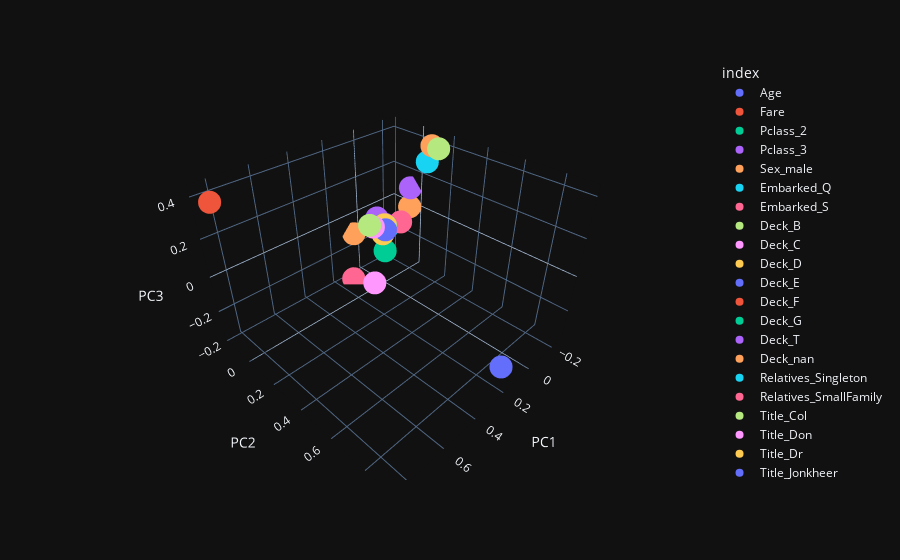

Notebook code for this chart:
### Markdown cell above
#### Features Plot

### Code cell
feature_label = df_feature_score.index

fig = px.scatter_3d(df_feature_score, x="PC1", y="PC2", z="PC3", color=feature_label, template = "plotly_dark")
fig.show()

### Figure 1 — Plotly figure (JSON) as saved in the notebook; plotly's stock layout.template omitted (floating-point values rounded to 4 significant figures)
{"data": [{"hovertemplate": "index=Age<br>PC1=%{x}<br>PC2=%{y}<br>PC3=%{z}<extra></extra>", "legendgroup": "Age", "marker": {"color": "#636efa", "symbol": "circle"}, "mode": "markers", "name": "Age", "scene": "scene", "showlegend": true, "type": "scatter3d", "x": [0.2003], "y": [0.9136], "z": [-0.2412]}, {"hovertemplate": "index=Fare<br>PC1=%{x}<br>PC2=%{y}<br>PC3=%{z}<extra></extra>", "legendgroup": "Fare", "marker": {"color": "#EF553B", "symbol": "circle"}, "mode": "markers", "name": "Fare", "scene": "scene", "showlegend": true, "type": "scatter3d", "x": [0.8478], "y": [-0.1125], "z": [0.402]}, {"hovertemplate": "index=Pclass_2<br>PC1=%{x}<br>PC2=%{y}<br>PC3=%{z}<extra></extra>", "legendgroup": "Pclass_2", "marker": {"color": "#00cc96", "symbol": "circle"}, "mode": "markers", "name": "Pclass_2", "scene": "scene", "showlegend": true, "type": "scatter3d", "x": [-0.01498], "y": [-0.01391], "z": [-0.1784]}, {"hovertemplate": "index=Pclass_3<br>PC1=%{x}<br>PC2=%{y}<br>PC3=%{z}<extra></extra>", "legendgroup": "Pclass_3", "marker": {"color": "#ab63fa", "symbol": "circle"}, "mode": "markers", "name": "Pclass_3", "scene": "scene", "showlegend": true, "type": "scatter3d", "x": [-0.2513], "y": [-0.05425], "z": [0.1056]}, {"hovertemplate": "index=Sex_male<br>PC1=%{x}<br>PC2=%{y}<br>PC3=%{z}<extra></extra>", "legendgroup": "Sex_male", "marker": {"color": "#FFA15A", "symbol": "circle"}, "mode": "markers", "name": "Sex_male", "scene": "scene", "showlegend": true, "type": "scatter3d", "x": [-0.1648], "y": [0.1605], "z": [0.4295]}, {"hovertemplate": "index=Embarked_Q<br>PC1=%{x}<br>PC2=%{y}<br>PC3=%{z}<extra></extra>", "legendgroup": "Embarked_Q", "marker": {"color": "#19d3f3", "symbol": "circle"}, "mode": "markers", "name": "Embarked_Q", "scene": "scene", "showlegend": true, "type": "scatter3d", "x": [-0.02952], "y": [-0.007664], "z": [-0.03118]}, {"hovertemplate": "index=Embarked_S<br>PC1=%{x}<br>PC2=%{y}<br>PC3=%{z}<extra></extra>", "legendgroup": "Embarked_S", "marker": {"color": "#FF6692", "symbol": "circle"}, "mode": "markers", "name": "Embarked_S", "scene": "scene", "showlegend": true, "type": "scatter3d", "x": [-0.07643], "y": [0.04301], "z": [0.001429]}, {"hovertemplate": "index=Deck_B<br>PC1=%{x}<br>PC2=%{y}<br>PC3=%{z}<extra></extra>", "legendgroup": "Deck_B", "marker": {"color": "#B6E880", "symbol": "circle"}, "mode": "markers", "name": "Deck_B", "scene": "scene", "showlegend": true, "type": "scatter3d", "x": [0.09657], "y": [-0.01002], "z": [0.02982]}, {"hovertemplate": "index=Deck_C<br>PC1=%{x}<br>PC2=%{y}<br>PC3=%{z}<extra></extra>", "legendgroup": "Deck_C", "marker": {"color": "#FF97FF", "symbol": "circle"}, "mode": "markers", "name": "Deck_C", "scene": "scene", "showlegend": true, "type": "scatter3d", "x": [0.08133], "y": [0.001632], "z": [0.01819]}, {"hovertemplate": "index=Deck_D<br>PC1=%{x}<br>PC2=%{y}<br>PC3=%{z}<extra></extra>", "legendgroup": "Deck_D", "marker": {"color": "#FECB52", "symbol": "circle"}, "mode": "markers", "name": "Deck_D", "scene": "scene", "showlegend": true, "type": "scatter3d", "x": [0.02968], "y": [0.01692], "z": [-0.03757]}, {"hovertemplate": "index=Deck_E<br>PC1=%{x}<br>PC2=%{y}<br>PC3=%{z}<extra></extra>", "legendgroup": "Deck_E", "marker": {"color": "#636efa", "symbol": "circle"}, "mode": "markers", "name": "Deck_E", "scene": "scene", "showlegend": true, "type": "scatter3d", "x": [0.01746], "y": [0.02372], "z": [-0.0158]}, {"hovertemplate": "index=Deck_F<br>PC1=%{x}<br>PC2=%{y}<br>PC3=%{z}<extra></extra>", "legendgroup": "Deck_F", "marker": {"color": "#EF553B", "symbol": "circle"}, "mode": "markers", "name": "Deck_F", "scene": "scene", "showlegend": true, "type": "scatter3d", "x": [-0.0006546], "y": [-0.007564], "z": [-0.005362]}, {"hovertemplate": "index=Deck_G<br>PC1=%{x}<br>PC2=%{y}<br>PC3=%{z}<extra></extra>", "legendgroup": "Deck_G", "marker": {"color": "#00cc96", "symbol": "circle"}, "mode": "markers", "name": "Deck_G", "scene": "scene", "showlegend": true, "type": "scatter3d", "x": [-0.0003915], "y": [-0.004384], "z": [-0.005776]}, {"hovertemplate": "index=Deck_T<br>PC1=%{x}<br>PC2=%{y}<br>PC3=%{z}<extra></extra>", "legendgroup": "Deck_T", "marker": {"color": "#ab63fa", "symbol": "circle"}, "mode": "markers", "name": "Deck_T", "scene": "scene", "showlegend": true, "type": "scatter3d", "x": [0.0003106], "y": [0.002484], "z": [0.001423]}, {"hovertemplate": "index=Deck_nan<br>PC1=%{x}<br>PC2=%{y}<br>PC3=%{z}<extra></extra>", "legendgroup": "Deck_nan", "marker": {"color": "#FFA15A", "symbol": "circle"}, "mode": "markers", "name": "Deck_nan", "scene": "scene", "showlegend": true, "type": "scatter3d", "x": [-0.2283], "y": [-0.03571], "z": [0.004632]}, {"hovertemplate": "index=Relatives_Singleton<br>PC1=%{x}<br>PC2=%{y}<br>PC3=%{z}<extra></extra>", "legendgroup": "Relatives_Singleton", "marker": {"color": "#19d3f3", "symbol": "circle"}, "mode": "markers", "name": "Relatives_Singleton", "scene": "scene", "showlegend": true, "type": "scatter3d", "x": [-0.1364], "y": [0.1601], "z": [0.3561]}, {"hovertemplate": "index=Relatives_SmallFamily<br>PC1=%{x}<br>PC2=%{y}<br>PC3=%{z}<extra></extra>", "legendgroup": "Relatives_SmallFamily", "marker": {"color": "#FF6692", "symbol": "circle"}, "mode": "markers", "name": "Relatives_SmallFamily", "scene": "scene", "showlegend": true, "type": "scatter3d", "x": [0.1261], "y": [-0.1251], "z": [-0.3526]}, {"hovertemplate": "index=Title_Col<br>PC1=%{x}<br>PC2=%{y}<br>PC3=%{z}<extra></extra>", "legendgroup": "Title_Col", "marker": {"color": "#B6E880", "symbol": "circle"}, "mode": "markers", "name": "Title_Col", "scene": "scene", "showlegend": true, "type": "scatter3d", "x": [0.001168], "y": [0.007247], "z": [-0.001603]}, {"hovertemplate": "index=Title_Don<br>PC1=%{x}<br>PC2=%{y}<br>PC3=%{z}<extra></extra>", "legendgroup": "Title_Don", "marker": {"color": "#FF97FF", "symbol": "circle"}, "mode": "markers", "name": "Title_Don", "scene": "scene", "showlegend": true, "type": "scatter3d", "x": [4.831e-05], "y": [0.001425], "z": [0.0001496]}, {"hovertemplate": "index=Title_Dr<br>PC1=%{x}<br>PC2=%{y}<br>PC3=%{z}<extra></extra>", "legendgroup": "Title_Dr", "marker": {"color": "#FECB52", "symbol": "circle"}, "mode": "markers", "name": "Title_Dr", "scene": "scene", "showlegend": true, "type": "scatter3d", "x": [0.003819], "y": [0.003209], "z": [0.0007372]}, {"hovertemplate": "index=Title_Jonkheer<br>PC1=%{x}<br>PC2=%{y}<br>PC3=%{z}<extra></extra>", "legendgroup": "Title_Jonkheer", "marker": {"color": "#636efa", "symbol": "circle"}, "mode": "markers", "name": "Title_Jonkheer", "scene": "scene", "showlegend": true, "type": "scatter3d", "x": [-0.0007284], "y": [0.001374], "z": [-0.0004503]}, {"hovertemplate": "index=Title_Lady<br>PC1=%{x}<br>PC2=%{y}<br>PC3=%{z}<extra></extra>", "legendgroup": "Title_Lady", "marker": {"color": "#EF553B", "symbol": "circle"}, "mode": "markers", "name": "Title_Lady", "scene": "scene", "showlegend": true, "type": "scatter3d", "x": [0], "y": [0], "z": [0]}, {"hovertemplate": "index=Title_Major<br>PC1=%{x}<br>PC2=%{y}<br>PC3=%{z}<extra></extra>", "legendgroup": "Title_Major", "marker": {"color": "#00cc96", "symbol": "circle"}, "mode": "markers", "name": "Title_Major", "scene": "scene", "showlegend": true, "type": "scatter3d", "x": [0.000663], "y": [0.002979], "z": [-0.0004162]}, {"hovertemplate": "index=Title_Master<br>PC1=%{x}<br>PC2=%{y}<br>PC3=%{z}<extra></extra>", "legendgroup": "Title_Master", "marker": {"color": "#ab63fa", "symbol": "circle"}, "mode": "markers", "name": "Title_Master", "scene": "scene", "showlegend": true, "type": "scatter3d", "x": [-0.006286], "y": [-0.0651], "z": [0.01048]}, {"hovertemplate": "index=Title_Miss<br>PC1=%{x}<br>PC2=%{y}<br>PC3=%{z}<extra></extra>", "legendgroup": "Title_Miss", "marker": {"color": "#FFA15A", "symbol": "circle"}, "mode": "markers", "name": "Title_Miss", "scene": "scene", "showlegend": true, "type": "scatter3d", "x": [0.06362], "y": [-0.1787], "z": [-0.1063]}, {"hovertemplate": "index=Title_Mlle<br>PC1=%{x}<br>PC2=%{y}<br>PC3=%{z}<extra></extra>", "legendgroup": "Title_Mlle", "marker": {"color": "#19d3f3", "symbol": "circle"}, "mode": "markers", "name": "Title_Mlle", "scene": "scene", "showlegend": true, "type": "scatter3d", "x": [0.001339], "y": [-0.0008754], "z": [0.0008471]}, {"hovertemplate": "index=Title_Mme<br>PC1=%{x}<br>PC2=%{y}<br>PC3=%{z}<extra></extra>", "legendgroup": "Title_Mme", "marker": {"color": "#FF6692", "symbol": "circle"}, "mode": "markers", "name": "Title_Mme", "scene": "scene", "showlegend": true, "type": "scatter3d", "x": [0.001339], "y": [-0.0008754], "z": [0.0008471]}, {"hovertemplate": "index=Title_Mr<br>PC1=%{x}<br>PC2=%{y}<br>PC3=%{z}<extra></extra>", "legendgroup": "Title_Mr", "marker": {"color": "#B6E880", "symbol": "circle"}, "mode": "markers", "name": "Title_Mr", "scene": "scene", "showlegend": true, "type": "scatter3d", "x": [-0.1631], "y": [0.2043], "z": [0.427]}, {"hovertemplate": "index=Title_Mrs<br>PC1=%{x}<br>PC2=%{y}<br>PC3=%{z}<extra></extra>", "legendgroup": "Title_Mrs", "marker": {"color": "#FF97FF", "symbol": "circle"}, "mode": "markers", "name": "Title_Mrs", "scene": "scene", "showlegend": true, "type": "scatter3d", "x": [0.09647], "y": [0.01753], "z": [-0.3223]}, {"hovertemplate": "index=Title_Ms<br>PC1=%{x}<br>PC2=%{y}<br>PC3=%{z}<extra></extra>", "legendgroup": "Title_Ms", "marker": {"color": "#FECB52", "symbol": "circle"}, "mode": "markers", "name": "Title_Ms", "scene": "scene", "showlegend": true, "type": "scatter3d", "x": [-0.0004287], "y": [-0.0001708], "z": [-0.001489]}, {"hovertemplate": "index=Title_Rev<br>PC1=%{x}<br>PC2=%{y}<br>PC3=%{z}<extra></extra>", "legendgroup": "Title_Rev", "marker": {"color": "#636efa", "symbol": "circle"}, "mode": "markers", "name": "Title_Rev", "scene": "scene", "showlegend": true, "type": "scatter3d", "x": [0.0002809], "y": [0.007452], "z": [-0.008283]}, {"hovertemplate": "index=Title_Sir<br>PC1=%{x}<br>PC2=%{y}<br>PC3=%{z}<extra></extra>", "legendgroup": "Title_Sir", "marker": {"color": "#EF553B", "symbol": "circle"}, "mode": "markers", "name": "Title_Sir", "scene": "scene", "showlegend": true, "type": "scatter3d", "x": [0], "y": [0], "z": [0]}, {"hovertemplate": "index=Title_the Countess<br>PC1=%{x}<br>PC2=%{y}<br>PC3=%{z}<extra></extra>", "legendgroup": "Title_the Countess", "marker": {"color": "#00cc96", "symbol": "circle"}, "mode": "markers", "name": "Title_the Countess", "scene": "scene", "showlegend": true, "type": "scatter3d", "x": [0.001809], "y": [0.0001996], "z": [0.0007832]}], "layout": {"legend": {"title": {"text": "index"}, "tracegroupgap": 0}, "margin": {"t": 60}, "scene": {"domain": {"x": [0, 1], "y": [0, 1]}, "xaxis": {"title": {"text": "PC1"}}, "yaxis": {"title": {"text": "PC2"}}, "zaxis": {"title": {"text": "PC3"}}}}}
